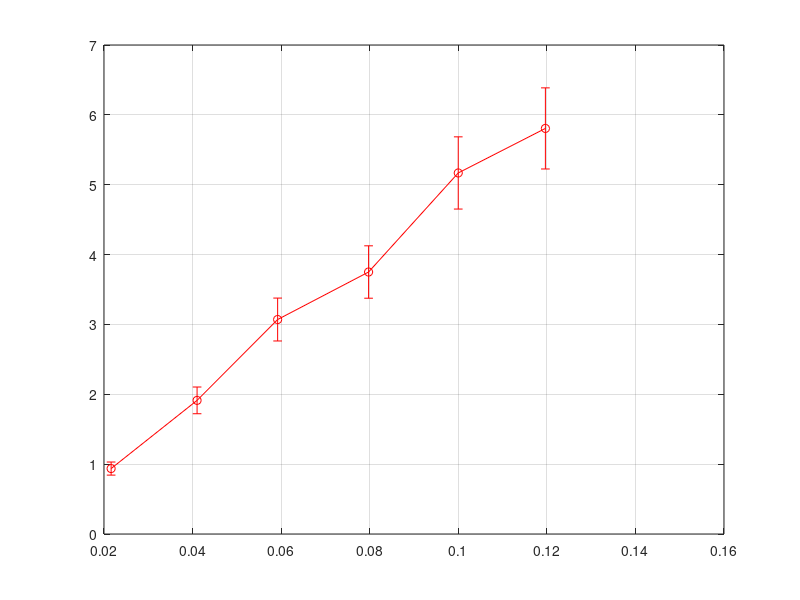

MATLAB code to generate this figure: (Note: this script raises an error after producing the figure.)

% Kym Derriman (Partner: Ethan Howell)
% Lab 6: Damped Harmonic Motion
% 10/17/2024

%%
% -------------------------------------
% Spring Force vs Displacement Analysis
% -------------------------------------

% Import data
% data1 = readtable("S4L6C1.txt");  % LoggerPro
% data2 = readtable("S4L6C2.txt"); % Calculated


% Arrays: Force (LoggerPro, Calculated)
%force_LP = data1.Force;
%force_C = data2.Force; 

% Arrays: Displacement (LoggerPro, Calculated)
%displacement_LP = data1.Displacement;
%displacement_C = data2.Displacement;

% mass of weights (stamped)
% m = [] % read from weights

% -------------------------------
% Sample Data
% -------------------------------

% Mass of weights (first is used for "stretched" position)
mass = [0.1, 0.2, 0.3, 0.4, 0.5, 0.6]; % in kg
g = 9.80; % acceleration due to gravity in m/s^2

% Calculated Force based on mass (F = m * g)
force_C = g .* mass; % in Newtons (N)

% Force measured using LoggerPro (simulated with slight experimental variation)
force_LP = force_C .* (1 + 0.02*randn(1,6)); % adding ~2% random noise

% Displacement measured using LoggerPro (simulated data in meters)
disp_LP = [0.02, 0.04, 0.06, 0.08, 0.10, 0.12] + 0.001*randn(1,6); % meters

% Displacement measured using meterstick (more precise measurements in meters)
disp_mS = [0.0195, 0.0398, 0.0602, 0.0801, 0.1003, 0.1200] + 0.0005*randn(1,6); % meters

% -------------------------------
% Uncertainties
% -------------------------------

% Force uncertainty
fT_uncertainty = 0.10 * force_LP; % 10% uncertainty from force transducer

% Mass uncertainty
mass_uncertainty = 0.001; % kg (check manufacturer for precise value)

% Displacement uncertainty
mS_uncertainty = 0.005; % meters (1 cm markings on meterstick)
uPs_uncertainty = 0.005; % meters (assuming ultrasonic position sensor uncertainty

% Total Force Uncertainty (combining transducer and mass uncertainty)
% delta_F = F * sqrt( (dfT/F)^2 + (dm/m)^2 )
force_total_uncertainty = sqrt(fT_uncertainty.^2 + (g * mass_uncertainty).^2); % in N

% Total Displacement Uncertainty
disp_total_uncertainty = sqrt(mS_uncertainty^2 + uPs_uncertainty^2); % in meters

% -------------------------------
% Calculate Mean Values
% -------------------------------

% Mean Force from LoggerPro
mean_force_LP = mean(force_LP);

% Mean Calculated Force
mean_force_C = mean(force_C);

% Mean Displacement from LoggerPro
mean_disp_LP = mean(disp_LP);

% Mean Displacement from Meterstick
mean_disp_mS = mean(disp_mS);

% -------------------------------
% Calculate Slope (Spring Constant k)
% -------------------------------

% Using linear regression (force vs. displacement)
% F = -k * x

% Prepare data for regression
X = disp_mS'; % independent variable (displacement) in meters
Y = force_LP'; % dependent variable (force) in Newtons

% Number of data points
N = length(X);

% Calculate means of X and Y
mean_X = mean(X);
mean_Y = mean(Y);

% Calculate the covariance of X and Y and the variance of X
Cov_XY = sum( (X - mean_X) .* (Y - mean_Y) );
Var_X = sum( (X - mean_X).^2 );

% Calculate slope (k) and intercept (b) using least squares formulas
k = Cov_XY / Var_X; % Spring constant in N/m
b = mean_Y - k * mean_X; % y-intercept in N

% Display the calculated slope and intercept
fprintf('Calculated Spring Constant (k): %.2f N/m\n', k);
fprintf('Calculated Intercept (b): %.2f N\n', b);

% -------------------------------
% Calculate Uncertainty in Slope (sigma_k)
% -------------------------------

% Compute fitted Y values based on the regression line
fitted_Y = k * X + b;

% Calculate residuals (differences between observed and fitted Y values)
residuals = Y - fitted_Y;

% Calculate the sum of squared residuals
SS_res = sum(residuals.^2);

% Calculate the variance of residuals
s_squared = SS_res / (N - 2); % Degrees of freedom = N - 2

% Calculate the standard error of the slope (k)
sigma_k = sqrt( s_squared / Var_X );

% Display the uncertainty in slope
fprintf('Uncertainty in Spring Constant (sigma_k): ± %.2f N/m\n', sigma_k);


% -------------------------------
% Plot: Force vs. Displacement
% -------------------------------

figure; hold on; grid on; box on;

% Plot LoggerPro Data with error bars
errorbar(disp_LP, force_LP, fT_uncertainty, 'ro-', 'LineWidth', 2, 'MarkerSize',8, 'DisplayName','LoggerPro Measured');

% Plot Calculated Force (F = m * g) with error bars
errorbar(disp_mS, force_C, force_total_uncertainty, 'bs-', 'LineWidth', 2, 'MarkerSize',8, 'DisplayName','Calculated Force');

% Plot Linear Fit
x_fit = linspace(min(disp_mS)*0.95, max(disp_mS)*1.05, 100);
y_fit = k * x_fit + b;
plot(x_fit, y_fit, 'k--', 'LineWidth', 2, 'DisplayName',sprintf('Fit: F = %.2f x + %.2f', k, b));

% Title and Labels with Uncertainties
title('Force vs. Displacement: LoggerPro vs. Calculated Data', 'FontSize', 14);
xlabel('Displacement (m)', 'FontSize', 12);
ylabel('Force (N)', 'FontSize', 12);
legend('Location','northwest');
set(gca, 'FontSize', 12);

% -------------------------------
% Display the Results
% -------------------------------

fprintf('Calculated Spring Constant (k): %.2f N/m\n', k);
fprintf('Uncertainty in k: ± %.2f N/m\n', sigma_k);
fprintf('Intercept (b): %.2f N\n', b);
fprintf('Uncertainty in Intercept (b): ± %.2f N\n', SE * sqrt( sum(X.^2) / (length(X)*sum((X - mean(X)).^2) )) ); % approximate

% Optional: Display Mean Values
fprintf('\nMean Force (LoggerPro): %.2f N\n', mean_force_LP);
fprintf('Mean Calculated Force: %.2f N\n', mean_force_C);
fprintf('Mean Displacement (LoggerPro): %.3f m\n', mean_disp_LP);
fprintf('Mean Displacement (Meterstick): %.3f m\n', mean_disp_mS);


%%

% ----------------------------------
% Part E: Plot d, v, a, t
% ----------------------------------

% Import data
data= readtable("S4L6D.txt");

% Arrays: 
d = data.Displacement; v = data.Velocity;
a = data.Acceleration; t = data.Time;

% Plot: Position, Velocity, Accel. vs Time 
% ----------------------------------------

% Plot position vs time
figure; plot(t, d,'o-' ,'LineWidth', 2); title('Position vs Time');
xlabel('Time (s)'); ylabel('Position (m)'); legend('show'); grid on;

% Plot velocity vs time
figure; plot(t, v,'k-' ,'LineWidth', 2); title('Velocity vs Time');
xlabel('Time (s)'); ylabel('Velocity (m/s)'); legend('show'); grid on;

% Plot acceleration vs time
figure; plot(t, a,'o-' ,'LineWidth', 2); title('Acceleration vs Time');
xlabel('Time (s)'); ylabel('Acceleration (m/s^2)');
legend('show'); grid on;

%%
% Part F: Find Period of Oscillation and Estimate Error
% ----------------------------------------------------

% Find peaks in the displacement data
[peaks, locs] = findpeaks(d, t); % locs gives the times of the peaks

% Calculate individual periods
periods = diff(locs);  % Time differences between consecutive peaks

% Calculate the average period
average_period = mean(periods); 

% Estimate the error (standard deviation of the periods)
std_period = std(periods);   % Standard deviation of the periods

% Estimate the uncertainty (standard error of the mean)
N = length(periods);         % Number of periods measured
error_T = std_period / sqrt(N);  % Standard error of the mean

% Compare results against theoretical value for period T
% ------------------------------------------------------

% Known values
mass_weight = 0.5;  % Mass stamped on the weight/s (in kg)
mass_holder = 0.1;  % Mass of the weight holder (in kg)
k = 10;  % Spring constant (N/m)

% Total mass
m_total = mass_weight + mass_holder;  % Total mass in kg

% Theoretical period
T_theory = sqrt((2 * pi * m_total) / k);

% Calculate percent error
percent_error = abs((average_period - T_theory) / T_theory) * 100;

% Display results
disp(['Theoretical period: ', num2str(T_theory), ' seconds.']);
disp(['Experimental period: ', num2str(average_period), ' seconds.']);
disp(['Error in experimental period: ±', num2str(error_T), ' seconds.']);
disp(['Percent error: ', num2str(percent_error), '%.']);
















%-------------------------------------------------------------

